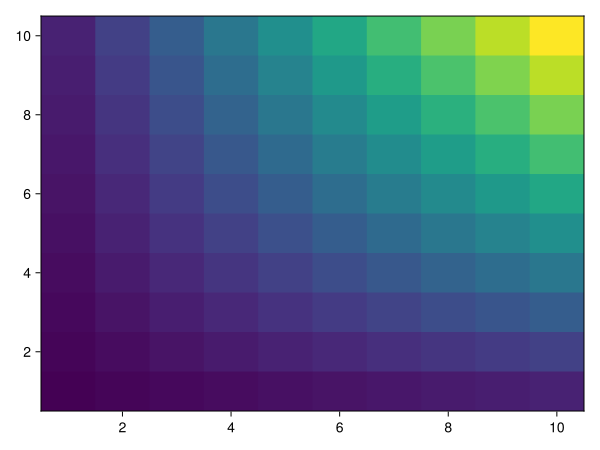

Write the Julia code that produced this figure.
using CairoMakie

X = 1:10
Y = 1:10
Z = [x*y for x∈X, y∈Y]

fig = heatmap(X, Y, Z)

save("./makie.svg", fig)